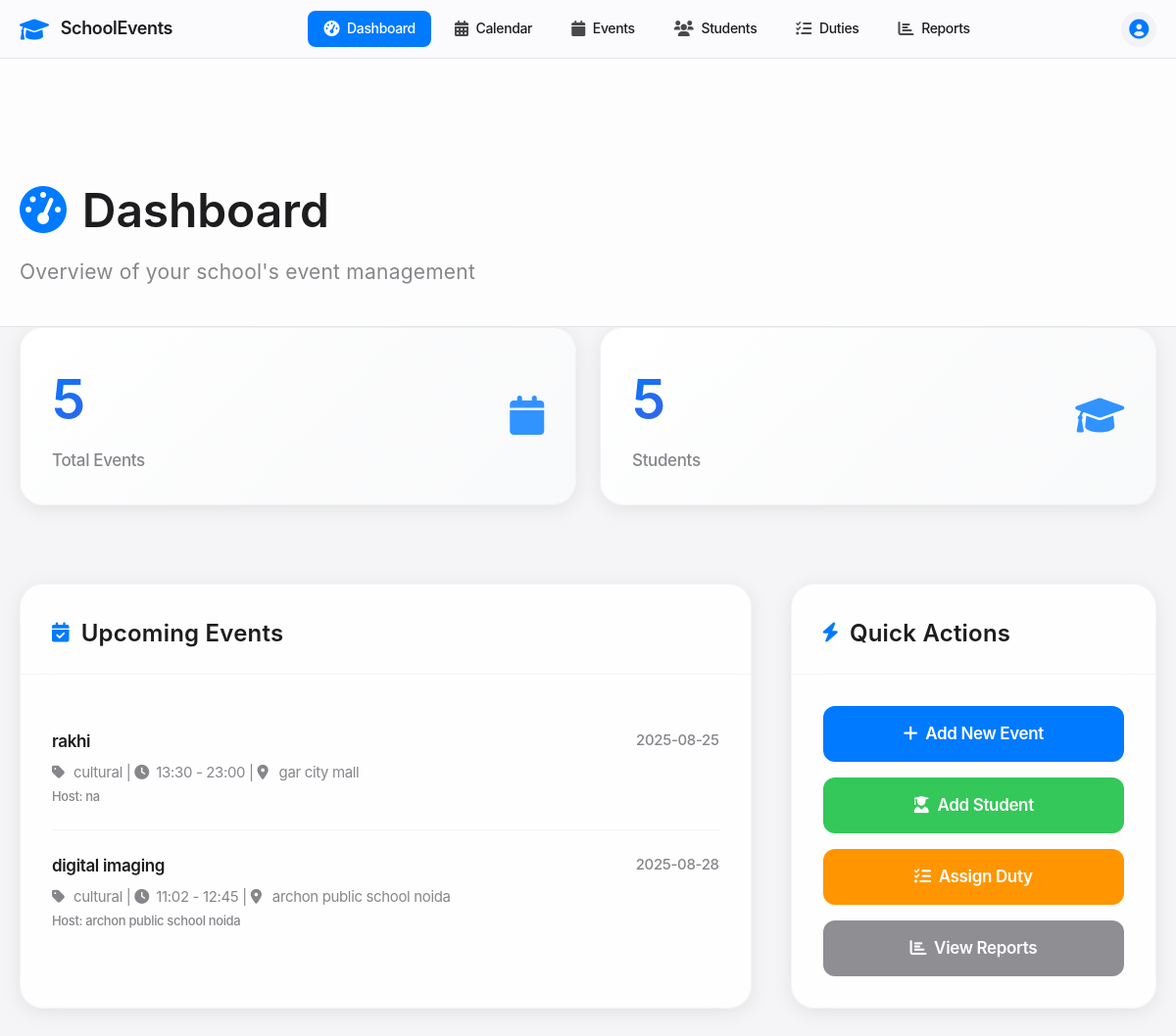
Before: / with the older database file.
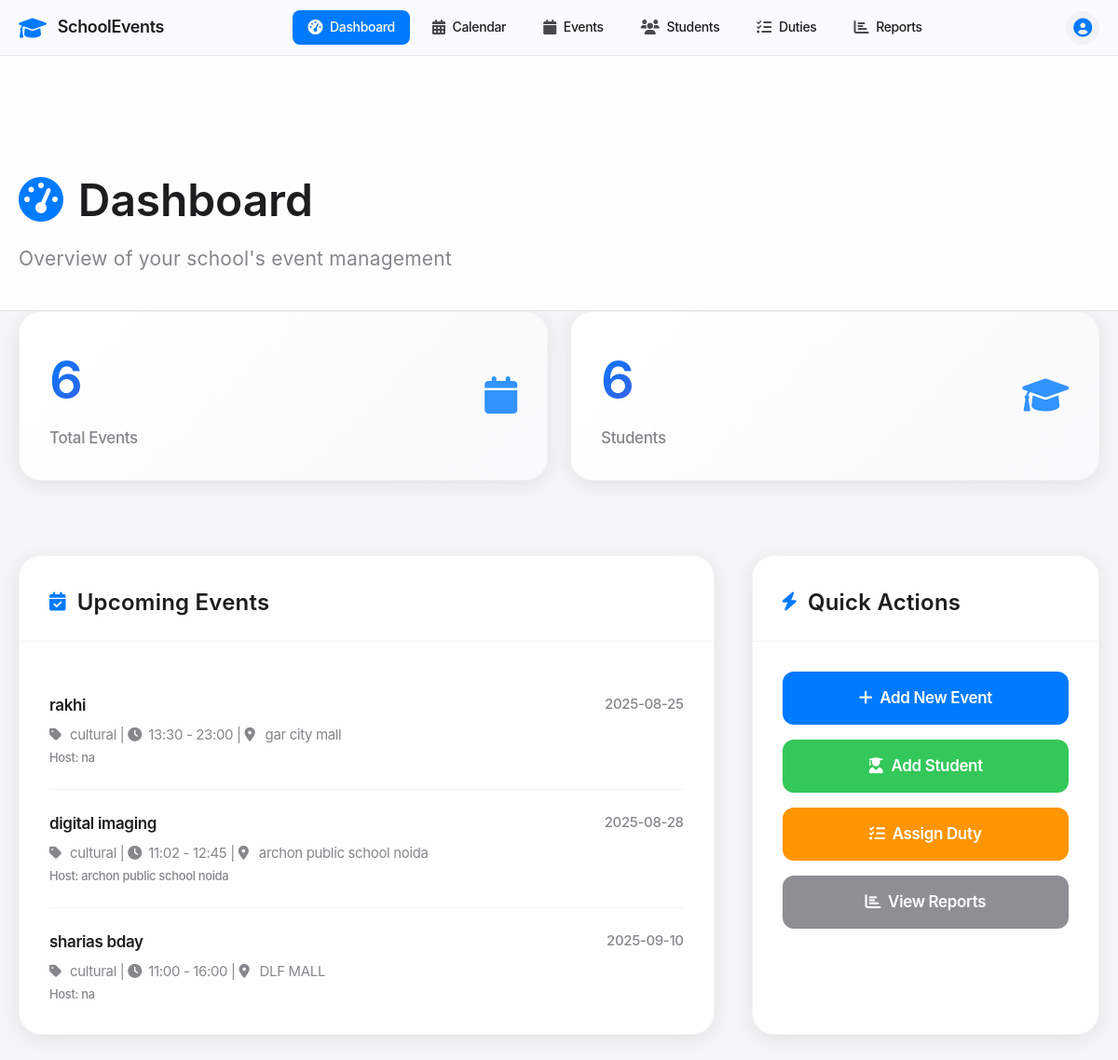
After: the same page with the newer database file.
### tables this page shows
CREATE TABLE events (
            id INTEGER PRIMARY KEY AUTOINCREMENT,
            name TEXT NOT NULL,
            type TEXT NOT NULL,
            event_date DATE NOT NULL,
            start_time TIME NOT NULL,
            end_time TIME NOT NULL,
            venue TEXT NOT NULL,
            description TEXT,
            host_school TEXT NOT NULL,
            participating_schools TEXT,
            status TEXT DEFAULT 'upcoming',
            created_at TIMESTAMP DEFAULT CURRENT_TIMESTAMP
        );

### app.py (the view)
@app.route('/')
def dashboard():
    conn = get_db_connection()
    total_events = conn.execute('SELECT COUNT(*) as count FROM events').fetchone()['count']
    total_participants = conn.execute('SELECT COUNT(*) as count FROM participants WHERE type = "student"').fetchone()['count']
    total_teachers = conn.execute('SELECT COUNT(*) as count FROM participants WHERE type = "teacher"').fetchone()['count']
    total_duties = conn.execute('SELECT COUNT(*) as count FROM duties').fetchone()['count']
    upcoming_events = conn.execute('''
        SELECT * FROM events
        WHERE event_date >= DATE('now')
        ORDER BY event_date ASC
        LIMIT 5
    ''').fetchall()
    conn.close()
    return render_template('dashboard.html',
                         total_events=total_events,
                         total_participants=total_participants,
                         total_teachers=total_teachers,
                         total_duties=total_duties,
                         upcoming_events=upcoming_events)

### app.py (called while the page is built)
def get_db_connection():
    conn = sqlite3.connect('events.db')
    conn.row_factory = sqlite3.Row
    return conn

### templates/dashboard.html (shortened to what the changed rows need)
<!DOCTYPE html>
<html lang="en">
<head>
    <link href="https://cdnjs.cloudflare.com/ajax/libs/font-awesome/6.0.0/css/all.min.css" rel="stylesheet">
</head>
<body>
    <div class="main-header fade-in">
        <div class="container">
            <h1><i class="fas fa-tachometer-alt"></i>Dashboard</h1>
        </div>
    </div>
    <div class="container">
        <div class="stats-grid">
            <div class="stat-card fade-in">
                <div class="stat-card-content">
                    <div>
                        <div class="stat-number">{{ total_events }}</div>
                        <div class="stat-label">Total Events</div>
                    </div>
                </div>
            </div>
            <div class="stat-card fade-in">
                <div class="stat-card-content">
                    <div>
                        <div class="stat-number">{{ total_participants }}</div>
                        <div class="stat-label">Students</div>
                    </div>
                </div>
            </div>
        </div>
        <div class="content-grid">
            <div class="apple-card fade-in">
                <div class="card-header">
                    <h2 class="card-title">
                        <i class="fas fa-calendar-check"></i>Upcoming Events
                    </h2>
                </div>
                <div class="card-body">
                    {% if upcoming_events %}
                        <ul class="event-list">
                            {% for event in upcoming_events %}
                                <li class="event-item">
                                    <div class="event-header">
                                        <div class="event-name">{{ event.name }}</div>
                                        <div class="event-date">{{ event.event_date }}</div>
                                    </div>
                                    <div class="event-details">
                                        <i class="fas fa-tag"></i>{{ event.type }} |
                                        <i class="fas fa-clock"></i>{{ event.start_time }} - {{ event.end_time }} |
                                        <i class="fas fa-map-marker-alt"></i>{{ event.venue }}
                                    </div>
                                    <div class="event-host">Host: {{ event.host_school }}</div>
                                </li>
                            {% endfor %}
                        </ul>
                    {% else %}
                        <div class="empty-state">
                            <i class="fas fa-calendar-times"></i>
                            <p>No upcoming events found.</p>
                        </div>
                    {% endif %}
                </div>
            </div>
            <div class="apple-card fade-in">
                <div class="card-header">
                    <h2 class="card-title">
                        <i class="fas fa-bolt"></i>Quick Actions
                    </h2>
                </div>
            </div>
        </div>
    </div>
</body>
</html>

Changed rows visible on the page:
added events: name "sharias bday", event_date "2025-09-10", type "cultural", start_time "11:00", end_time "16:00", venue "DLF MALL", host_school "na"
Other visible differences:
{{ total_events }}: "5" → "6"
{{ total_participants }}: "5" → "6"
